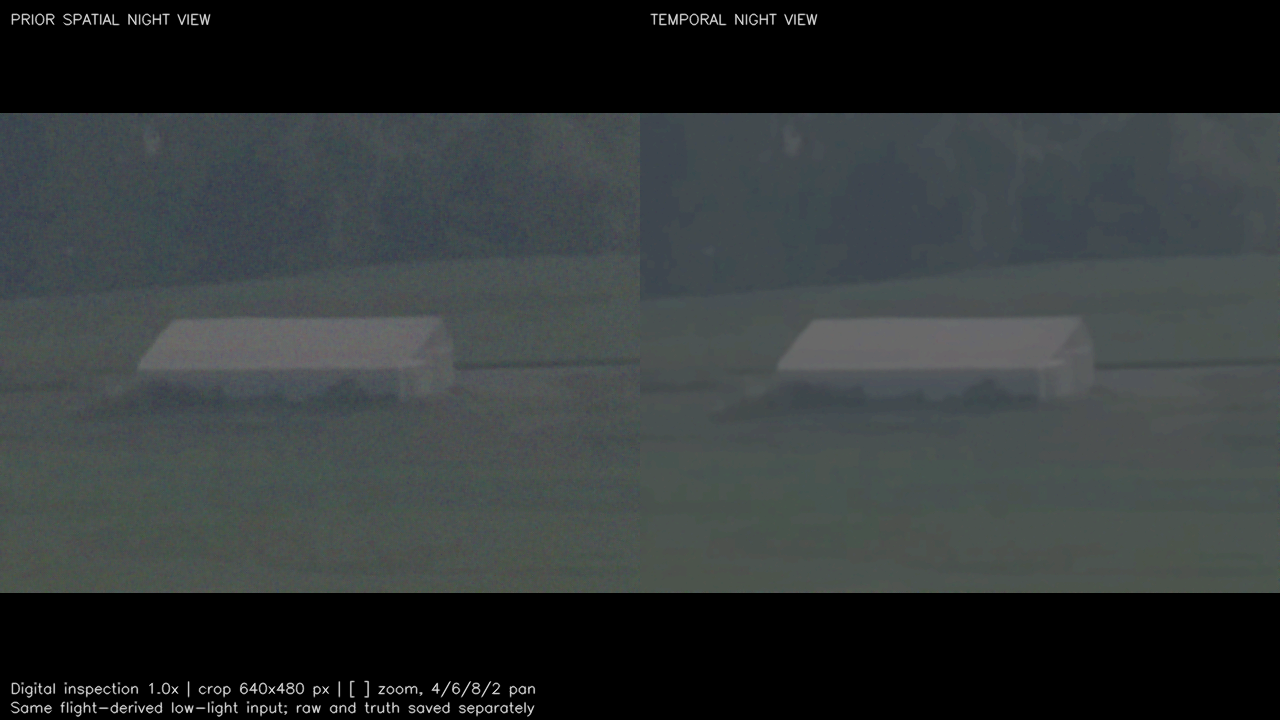
#> input picture analysis/flight_review_20260714/capability_quality_20260904_0b835ce8/quality-frozen-mps/soft_barn_soak/comparison.png, 1280 x 720 px
$ python -i m5_superres_ab_validation.py   (imports and definitions only)   (older library calls are emulated)
#> lines starting #> are read from the running program, lines starting #| are printed output that depends on the picture; after the words box and inside, x2 and y2 are one past the last pixel; in counts of white or black regions, pixels touching at a corner belong together
#> further down, picture is the input picture: shape (720, 1280, 3); mean B, G, R 54.9, 54.4, 49.5
### m5_flight_catalog.py
#!/usr/bin/env python3
"""Load and verify the repository's canonical reusable flight-test catalog."""

from __future__ import annotations

import argparse
import hashlib
import json
import re
from pathlib import Path
from typing import Any, Iterable, Optional, Sequence


ROOT = Path(__file__).resolve().parent
DEFAULT_CATALOG = ROOT / "testdata" / "flight_scenes" / "2026-07-14.json"
EXPECTED_SCHEMA = "m5.flight-scenes.v1"
SHA256_RE = re.compile(r"[0-9a-f]{64}")


class CatalogError(ValueError):
    """The catalog is malformed or internally inconsistent."""


def load_catalog(path: Path | str = DEFAULT_CATALOG) -> dict[str, Any]:
    catalog_path = Path(path).expanduser().resolve()
    try:
        payload = json.loads(catalog_path.read_text(encoding="utf-8"))
    except (OSError, json.JSONDecodeError) as exc:
        raise CatalogError(f"could not load flight catalog {catalog_path}: {exc}") from exc
    if not isinstance(payload, dict) or payload.get("schema") != EXPECTED_SCHEMA:
        raise CatalogError(f"expected catalog schema {EXPECTED_SCHEMA!r}")
    for key in ("recording_root", "sources", "scenes", "suites"):
        if key not in payload:
            raise CatalogError(f"catalog is missing {key!r}")
    if not isinstance(payload["recording_root"], str) or not payload["recording_root"]:
        raise CatalogError("recording_root must be a non-empty path string")
    if not isinstance(payload["sources"], dict) or not payload["sources"]:
        raise CatalogError("sources must be a non-empty object")
    if not isinstance(payload["scenes"], dict) or not payload["scenes"]:
        raise CatalogError("sources and scenes must be objects")
    if not isinstance(payload["suites"], dict):
        raise CatalogError("suites must be an object")
    for source_id, source in payload["sources"].items():
        if not isinstance(source, dict):
            raise CatalogError(f"source {source_id!r} must be an object")
        if not isinstance(source.get("file"), str) or not source["file"]:
            raise CatalogError(f"source {source_id!r} needs a file")
        if not isinstance(source.get("bytes"), int) or source["bytes"] <= 0:
            raise CatalogError(f"source {source_id!r} needs a positive byte size")
        if not isinstance(source.get("sha256"), str) or not SHA256_RE.fullmatch(source["sha256"]):
            raise CatalogError(f"source {source_id!r} needs a lowercase SHA-256")
        probe = source.get("probe")
        if not isinstance(probe, dict):
            raise CatalogError(f"source {source_id!r} needs probe metadata")
        for field in ("width", "height"):
            if not isinstance(probe.get(field), int) or probe[field] <= 0:
                raise CatalogError(f"source {source_id!r} needs a positive probe {field}")
        if not isinstance(probe.get("duration_s"), (int, float)) or probe["duration_s"] <= 0:
            raise CatalogError(f"source {source_id!r} needs a positive probe duration_s")
    for scene_id, scene in payload["scenes"].items():
        if not isinstance(scene, dict):
            raise CatalogError(f"scene {scene_id!r} must be an object")
        source_id = scene.get("source")
        if source_id not in payload["sources"]:
            raise CatalogError(f"scene {scene_id!r} references unknown source {source_id!r}")
        start = scene.get("start_pts_s")
        if not isinstance(start, (int, float)) or start < 0:
            raise CatalogError(f"scene {scene_id!r} needs nonnegative start_pts_s")
        source = payload["sources"][source_id]
        duration = float(source["probe"]["duration_s"])
        if float(start) > duration:
            raise CatalogError(f"scene {scene_id!r} starts after its source ends")
        for field in ("duration_s", "max_duration_s"):
            if field in scene:
                value = scene[field]
                if not isinstance(value, (int, float)) or value <= 0:
                    raise CatalogError(f"scene {scene_id!r} needs positive {field}")
                if float(start) + float(value) > duration + 0.001:
                    raise CatalogError(f"scene {scene_id!r} {field} exceeds its source")
        if "quick_frames" in scene and (
            not isinstance(scene["quick_frames"], int) or scene["quick_frames"] <= 0
        ):
            raise CatalogError(f"scene {scene_id!r} needs positive quick_frames")
        if "roi_xywh" in scene:
            roi = scene["roi_xywh"]
            if (
                not isinstance(roi, list) or len(roi) != 4
                or any(not isinstance(value, int) for value in roi)
            ):
                raise CatalogError(f"scene {scene_id!r} needs integer roi_xywh")
            x, y, width, height = roi
            if min(x, y) < 0 or min(width, height) <= 0:
                raise CatalogError(f"scene {scene_id!r} has invalid roi_xywh")
            if x + width > source["probe"]["width"] or y + height > source["probe"]["height"]:
                raise CatalogError(f"scene {scene_id!r} roi_xywh exceeds source bounds")
        if "landmark" in scene:
            landmark = scene["landmark"]
            if not isinstance(landmark, dict):
                raise CatalogError(f"scene {scene_id!r} landmark must be an object")
            if not isinstance(landmark.get("pts_s"), (int, float)) or landmark["pts_s"] < 0:
                raise CatalogError(f"scene {scene_id!r} landmark needs nonnegative pts_s")
            warmup = landmark.get("warmup_s", 0.0)
            if not isinstance(warmup, (int, float)) or warmup < 0:
                raise CatalogError(f"scene {scene_id!r} landmark needs nonnegative warmup_s")
            if landmark["pts_s"] > duration or warmup > landmark["pts_s"]:
                raise CatalogError(f"scene {scene_id!r} landmark timing is outside its source")
            if not isinstance(landmark.get("source_frame_sha256"), str) or not SHA256_RE.fullmatch(
                landmark["source_frame_sha256"]
            ):
                raise CatalogError(f"scene {scene_id!r} landmark needs a lowercase SHA-256")
    for suite, entries in payload["suites"].items():
        if not isinstance(entries, list) or not entries:
            raise CatalogError(f"suite {suite!r} must contain scene mappings")
        names: set[str] = set()
        for entry in entries:
            if not isinstance(entry, dict) or entry.get("scene") not in payload["scenes"]:
                raise CatalogError(f"suite {suite!r} has an invalid scene mapping")
            name = entry.get("name")
            if not isinstance(name, str) or not name or name in names:
                raise CatalogError(f"suite {suite!r} has an invalid or duplicate runtime name")
            names.add(name)
    excluded = payload.get("excluded_sources", {})
    if not isinstance(excluded, dict):
        raise CatalogError("excluded_sources must be an object")
    for source_id, source in excluded.items():
        if not isinstance(source, dict) or not isinstance(source.get("path"), str):
            raise CatalogError(f"excluded source {source_id!r} needs a path")
        if not isinstance(source.get("bytes"), int) or source["bytes"] <= 0:
            raise CatalogError(f"excluded source {source_id!r} needs a positive byte size")
        if not isinstance(source.get("sha256"), str) or not SHA256_RE.fullmatch(source["sha256"]):
            raise CatalogError(f"excluded source {source_id!r} needs a lowercase SHA-256")
    results = payload.get("canonical_results", {})
    if not isinstance(results, dict):
        raise CatalogError("canonical_results must be an object")
    for result_id, result in results.items():
        if not isinstance(result, dict) or not isinstance(result.get("report"), str):
            raise CatalogError(f"canonical result {result_id!r} needs a report path")
        for key, value in result.items():
            if key.endswith("sha256") and (
                not isinstance(value, str) or not SHA256_RE.fullmatch(value)
            ):
                raise CatalogError(f"canonical result {result_id!r} has invalid {key}")
    payload["_catalog_path"] = str(catalog_path)
    return payload


# [144 lines left out: functions recording_root, suite_scenes, _sha256, verify_sources, _scene_listing, main, not called in this run]


# [2 lines that do not run on import are left out]

### m5_superres_ab_validation.py
#!/usr/bin/env python3
"""Direct, matched-input SuperRes Rev1 versus Rev3 validation.

This harness answers one narrow question that the source-honesty validator
cannot answer by itself: does the operator-facing Rev3 image actually look
materially clearer than the retained Rev1 baseline on the same decoded flight
frames?

For every selected scene the harness:

* prepares the canonical bounded, lossless fixture used by the Rev3 validator;
* decodes that fixture once and feeds the exact same frame objects to actual
  Rev1 and Rev3 processing sessions;
* fixes both implementations to a 480-pixel (configurable) processing width
  and a 2x output grid;
* saves terminal full-resolution comparison images;
* keeps Rev3's current raw reconstruction, current display result, and locked
  BEST display result distinct;
* writes code, source, fixture, decoded-pixel, and output hashes plus timing and
  existing independent pair metrics.

This remains a metric screen plus an operator-review artifact.  It cannot prove
physical detail that is absent from the source or replace blind human review.
"""

from __future__ import annotations

import argparse
import hashlib
import importlib.util
import inspect
import json
import math
import os
import statistics
import sys
import time
from dataclasses import asdict, dataclass, is_dataclass
from pathlib import Path
from types import ModuleType
from typing import Any, Final, Optional, Sequence

import cv2
import numpy as np

from m5_flight_catalog import load_catalog, recording_root, suite_scenes, verify_sources
from m5_superres_perceptual import (
    REV1_CLEANUP_FOCUS_MIN,
    REV1_CLEANUP_RATIO_MAX,
    REV1_DETAIL_FOCUS_MIN,
    REV1_GRID_RATIO_MAX,
    REV1_HALO_RATIO_MAX,
    REV1_TEXTURE_RATIO_MAX,
    classify_rev1_material_win,
    perceptual_metrics,
)
from m5_superres_v3_validation import (
    SceneSpec as FixtureSceneSpec,
    _align_baseline,
    pair_metrics,
    prepare_fixture,
)


ROOT = Path(__file__).resolve().parent
# [1 line that did not run here, left out]
# [1 line that did not run here, left out]
DEFAULT_BASELINE = ROOT / "_11_M5_Fable_SuperRes_Rev1.py"
DEFAULT_CANDIDATE = ROOT / "_11_M5_Fable_SuperRes_Rev3.py"
DEFAULT_OUTPUT = Path("/tmp/m5_superres_ab_validation")
DEFAULT_FIXTURES = Path("/tmp/m5_superres_v3_fixtures")
QUICK_BARN_FRAMES = 64


# [21 lines that did not run here, left out]


# [13 lines that did not run here, left out]


# This goal gate is deliberately separate from the existing per-scene
# perceptual acceptance screen.  It records the user-requested corpus-level
# target without weakening or replacing any source-honesty threshold.
OVERALL_FOCUS_MEAN_MINIMUM: Final[float] = 1.40
OVERALL_FOCUS_EACH_SCENE_MINIMUM: Final[float] = 1.25
# [3 lines that did not run here, left out]


@dataclass(frozen=True)
class AcceptanceLimits:
    min_relative_acutance_vs_rev1: float = 1.08
    min_structural_ssim_vs_best_single: float = 0.97
    max_novel_edge_rate: float = 0.005
    # CLEAR is allowed a bounded low-frequency haze/contrast transform.  It
    # must still improve source support materially over Rev1, with this floor.
    min_supported_added_energy: float = 0.62
    max_smooth_noise_ratio: float = 1.15
    min_display_downsample_ssim: float = 0.78
    min_raw_acutance_gain: float = 0.02
    min_raw_structural_ssim: float = 0.98
    max_raw_novel_edge_rate: float = 0.005
    min_raw_supported_added_energy: float = 0.85
    max_raw_smooth_noise_ratio: float = 1.08
    # Direct perceptual checks.  These operate on aligned luminance and use
    # source-supported coherent lines rather than global edge energy, which
    # can reward ringing and codec/grid texture.
    min_raw_line_focus_vs_source: float = 1.01
    min_clear_line_focus_vs_raw: float = 1.01
    min_clear_line_focus_vs_rev1: float = REV1_DETAIL_FOCUS_MIN
    max_smooth_texture_amplification: float = REV1_TEXTURE_RATIO_MAX
    max_periodic_grid_amplification: float = REV1_GRID_RATIO_MAX
    max_halo_amplification: float = REV1_HALO_RATIO_MAX
    min_clear_focus_parity_vs_rev1: float = REV1_CLEANUP_FOCUS_MIN
    max_material_cleanup_ratio: float = REV1_CLEANUP_RATIO_MAX


# [409 lines left out: functions _evaluate_overall_focus_target, _jsonable, _json_dump, _sha256_file, _file_receipt, _code_snapshot and 10 more, not called in this run]


# [2 lines that did not run here, left out]


# [11 lines that did not run here, left out]


def _source_id_for_file(filename: str) -> str:
    for source_id, source in CATALOG["sources"].items():
        if str(source["file"]) == filename:
            return str(source_id)
    raise KeyError(f"no catalog source for {filename!r}")


# [4 lines that did not run here, left out]


def _fixture_geometry(path: Path) -> tuple[int, int]:
    cap = cv2.VideoCapture(str(path))
    try:
        if not cap.isOpened():
            raise RuntimeError(f"could not open fixture: {path}")
        width = int(round(cap.get(cv2.CAP_PROP_FRAME_WIDTH)))
        height = int(round(cap.get(cv2.CAP_PROP_FRAME_HEIGHT)))
        if width <= 0 or height <= 0:
            ok, frame = cap.read()
            if not ok or frame is None:
                raise RuntimeError(f"fixture contains no decodable frame: {path}")
            height, width = frame.shape[:2]
        return width, height
    finally:
        cap.release()


def _processing_geometry(width: int, height: int, max_width: int) -> tuple[int, int]:
    scale = min(1.0, max_width / float(width))
    return (
        max(48, int(round(width * scale))),
        max(32, int(round(height * scale))),
    )


def _timing_summary(samples: Sequence[float]) -> dict[str, Any]:
    values = sorted(float(value) for value in samples)
    if not values:
        return {"count": 0}

    def percentile(fraction: float) -> float:
        if len(values) == 1:
            return values[0]
        position = fraction * (len(values) - 1)
        lower = int(math.floor(position))
        upper = int(math.ceil(position))
        if lower == upper:
            return values[lower]
        weight = position - lower
        return values[lower] * (1.0 - weight) + values[upper] * weight

    return {
        "count": len(values),
        "total_s": sum(values),
        "mean_ms": statistics.fmean(values) * 1000.0,
        "p50_ms": percentile(0.50) * 1000.0,
        "p95_ms": percentile(0.95) * 1000.0,
        "max_ms": values[-1] * 1000.0,
    }


def _luma_float(image: np.ndarray) -> np.ndarray:
    if image.ndim != 3 or image.shape[2] != 3:
        raise ValueError(f"expected BGR image, got shape {image.shape!r}")
    return cv2.cvtColor(image, cv2.COLOR_BGR2YCrCb)[:, :, 0].astype(np.float32)


def _structure_tensor(
    luminance: np.ndarray,
) -> tuple[np.ndarray, np.ndarray, np.ndarray, np.ndarray]:
    """Return Scharr gradients, magnitude, and local line coherence."""
    softened = cv2.GaussianBlur(luminance, (0, 0), 0.65)
    gx = cv2.Scharr(softened, cv2.CV_32F, 1, 0)
    gy = cv2.Scharr(softened, cv2.CV_32F, 0, 1)
    jxx = cv2.GaussianBlur(gx * gx, (0, 0), 1.4)
    jyy = cv2.GaussianBlur(gy * gy, (0, 0), 1.4)
    jxy = cv2.GaussianBlur(gx * gy, (0, 0), 1.4)
    magnitude = cv2.magnitude(gx, gy)
    coherence = np.sqrt(
        np.square(jxx - jyy) + 4.0 * np.square(jxy)
    ) / (jxx + jyy + 1e-6)
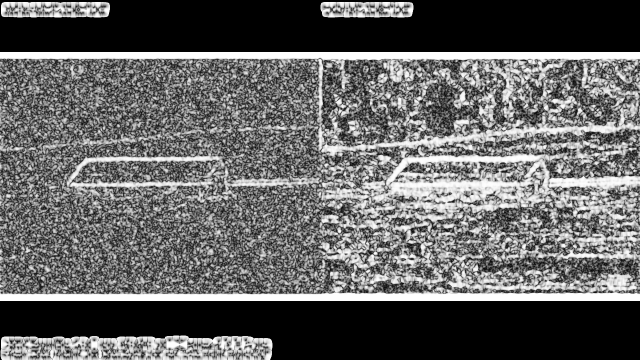
#> coherence: shape (720, 1280) float32 (shown at 1/2 size); min 0, max 1, mean 0.391
    return gx, gy, magnitude, np.clip(coherence, 0.0, 1.0)


def _perceptual_masks(source: np.ndarray) -> dict[str, Any]:
    source_y = _luma_float(source)
    source_gx, source_gy, source_mag, source_coherence = _structure_tensor(
        source_y
    )
    line_floor = float(np.percentile(source_mag, 72.0))
#> line_floor = 23.73
    line_mask = (source_mag >= line_floor) & (source_coherence >= 0.55)
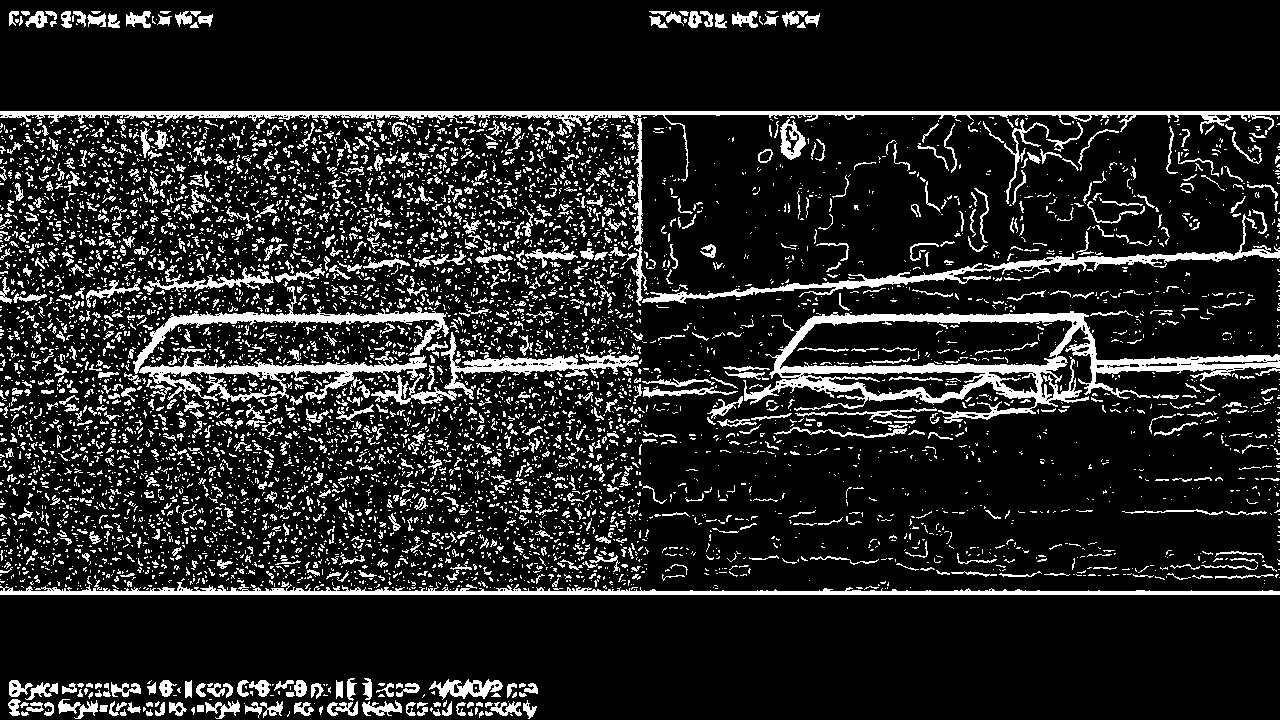
#> line_mask: shape (720, 1280) bool; 13.9% white; 6555 white regions (5442 under 20 px), largest, box (x1, y1, x2, y2) and area: (743, 311, 1280, 423) 12542, (0, 111, 1280, 182) 7482, (133, 286, 449, 403) 7300
    line_mask[:5, :] = False
    line_mask[-5:, :] = False
    line_mask[:, :5] = False
    line_mask[:, -5:] = False
    if int(np.count_nonzero(line_mask)) < max(64, source_y.size // 200):
        # Very soft scenes still need a deterministic source-supported mask.
        positive_magnitudes = source_mag[source_mag > 1e-3]
        if positive_magnitudes.size:
            line_floor = float(np.percentile(positive_magnitudes, 60.0))
            line_mask = source_mag >= line_floor
        else:
            line_floor = 0.0
            line_mask = np.zeros_like(source_mag, dtype=bool)
        line_mask[:5, :] = False
        line_mask[-5:, :] = False
        line_mask[:, :5] = False
        line_mask[:, -5:] = False

    range_kernel = np.ones((9, 9), np.uint8)
    local_range = (
        cv2.dilate(source_y, range_kernel)
        - cv2.erode(source_y, range_kernel)
    )
    smooth_mag_floor = float(np.percentile(source_mag, 45.0))
#> smooth_mag_floor = 4.41
    smooth_range_floor = float(np.percentile(local_range, 55.0))
#> smooth_range_floor = 5
    smooth_mask = (
        (source_mag <= smooth_mag_floor)
        & (local_range <= smooth_range_floor)
    )
    smooth_mask = cv2.erode(
        smooth_mask.astype(np.uint8), np.ones((3, 3), np.uint8)
    ).astype(bool)
    smooth_mask[:8, :] = False
    smooth_mask[-8:, :] = False
    smooth_mask[:, :8] = False
    smooth_mask[:, -8:] = False
    if int(np.count_nonzero(smooth_mask)) < max(64, source_y.size // 200):
        smooth_mask = source_mag <= float(np.percentile(source_mag, 25.0))
        smooth_mask[:8, :] = False
        smooth_mask[-8:, :] = False
        smooth_mask[:, :8] = False
        smooth_mask[:, -8:] = False

    line_u_x = source_gx / (source_mag + 1e-6)
    line_u_y = source_gy / (source_mag + 1e-6)
    line_weights = source_mag * source_coherence * line_mask
    line_u8 = line_mask.astype(np.uint8)
    halo_mask = (
        cv2.dilate(line_u8, np.ones((9, 9), np.uint8)).astype(bool)
        & ~cv2.dilate(line_u8, np.ones((5, 5), np.uint8)).astype(bool)
    )
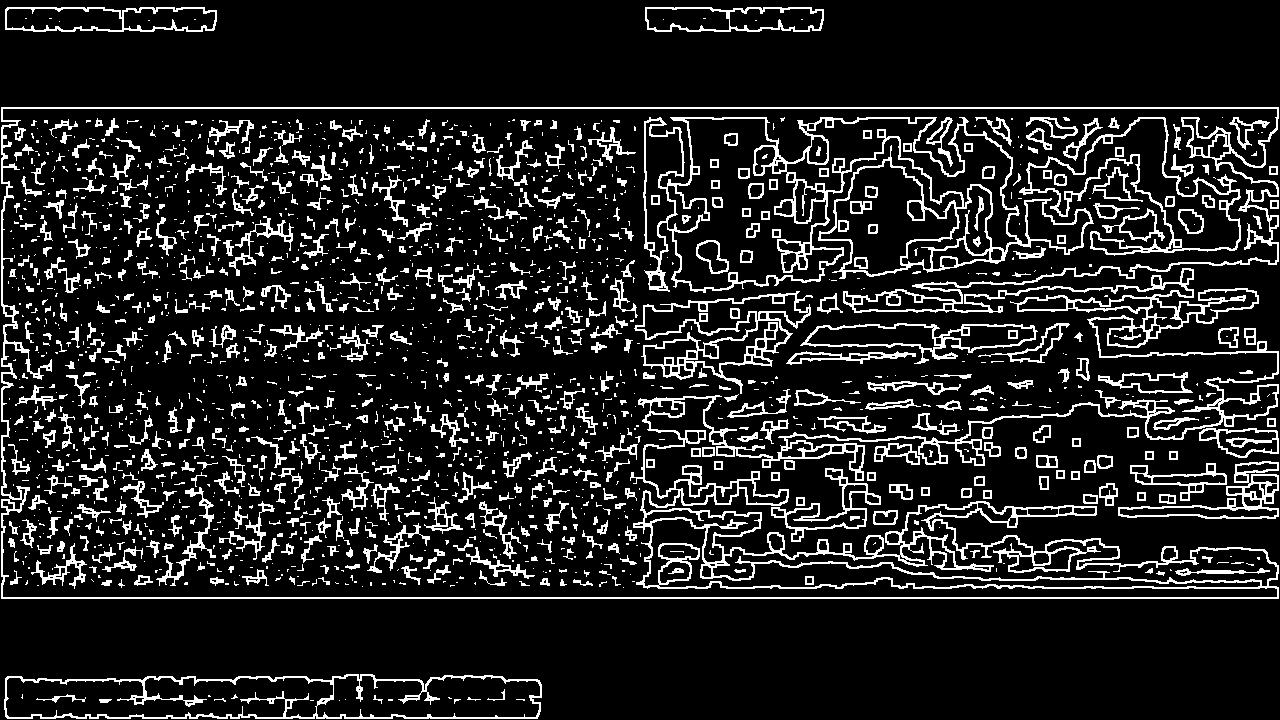
#> halo_mask: shape (720, 1280) bool; 13% white in thin lines or dots
    return {
        "source_y": source_y,
        "line_u_x": line_u_x,
        "line_u_y": line_u_y,
        "line_weights": line_weights,
        "line_mask": line_mask,
        "smooth_mask": smooth_mask,
        "halo_mask": halo_mask,
        "line_gradient_floor": line_floor,
        "smooth_gradient_floor": smooth_mag_floor,
        "smooth_range_floor": smooth_range_floor,
    }


# [1477 lines left out: functions _coherent_line_focus, _smooth_texture_rms, _periodic_grid_score, _halo_score, _perceptual_metrics_reference_copy, _label_bar and 8 more, not called in this run]


# [2 lines not run here, left out]

>>> import cv2
>>> picture = cv2.imread('analysis/flight_review_20260714/capability_quality_20260904_0b835ce8/quality-frozen-mps/soft_barn_soak/comparison.png')
>>> result = _perceptual_masks(picture)
#> result = 10 items
